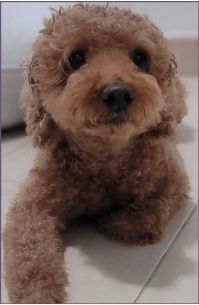
#> input picture img_cap.jpg, 199 x 305 px
$ python main.py
#> lines starting #> are read from the running program, lines starting #| are printed output that depends on the picture
import cv2
from sklearn.cluster import KMeans
import numpy as np
from collections import Counter
# from skimage.color import rgb2lab, deltaE_cie76
import matplotlib.pyplot as plt

image_path = 'img_cap.jpg'
number_of_colors = 4

# Helper function for image display
def cv2plt(img):
    plt.figure(figsize=(8,8))        # To change the size of figure
    plt.axis('off')
    if np.size(img.shape) == 3:
        plt.imshow(cv2.cvtColor(img,cv2.COLOR_BGR2RGB))
    else:
        plt.imshow(img,cmap='gray',vmin=0,vmax=255)
    plt.show()
# Helper function to convert color to color HEX
def RGB2HEX(color):
    return "#{:2x}{:2x}{:2x}".format(int(color[0]), int(color[1]), int(color[2]))

image = cv2.imread(image_path)
#> image is the input picture: shape (305, 199, 3); mean B, G, R 90.7, 97.3, 117.2

img_crop = cv2.cvtColor(image, cv2.COLOR_BGR2RGB)

img_crop_array = img_crop.reshape(img_crop.shape[0] * img_crop.shape[1], 3)

clf = KMeans(n_clusters = 2)

labels = clf.fit_predict(img_crop_array)
counts = Counter(labels)
#> counts = {1: 25931, 0: 34764}

center_colors = clf.cluster_centers_
# We get ordered colors by iterating through the keys
ordered_colors = [center_colors[i] for i in counts.keys()]
#> ordered_colors = [[160, 147.5, 144.3], [85.1, 59.55, 50.51]]
hex_colors = [RGB2HEX(ordered_colors[i]) for i in counts.keys()]
#> hex_colors = ['#553b32', '#a09390']
rgb_colors = [ordered_colors[i] for i in counts.keys()]
#> rgb_colors = [[85.1, 59.55, 50.51], [160, 147.5, 144.3]]

plt.figure(figsize = (8, 6))
plt.pie(counts.values(), labels = hex_colors, colors = hex_colors)
plt.show()
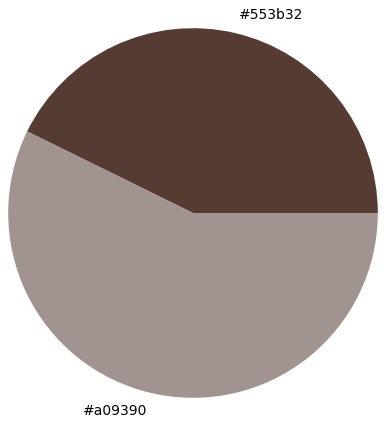
#> figure drawn by matplotlib, 1 panel
